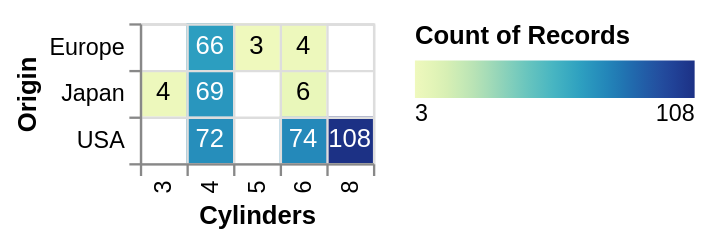

Specify this chart in Vega-Lite:
### Vega-Lite specification from a JSON file in a GitHub repository (floating-point values rounded to 4 significant figures; data arrays with more than 128 entries replaced by an {"elided": "..."} marker saying what was removed)
{"$schema": "https://vega.github.io/schema/vega-lite/v4.json", "data": {"values": {"elided": "406 records"}}, "transform": [{"aggregate": [{"op": "count", "as": "num_cars"}], "groupby": ["Origin", "Cylinders"]}], "encoding": {"y": {"field": "Origin", "type": "ordinal"}, "x": {"field": "Cylinders", "type": "ordinal"}}, "layer": [{"mark": "rect", "encoding": {"color": {"field": "num_cars", "type": "quantitative", "title": "Count of Records", "legend": {"direction": "horizontal", "gradientLength": 120}}}}, {"mark": "text", "encoding": {"text": {"field": "num_cars", "type": "quantitative"}, "color": {"condition": {"test": "datum['num_cars'] < 40", "value": "black"}, "value": "white"}}}], "config": {"axis": {"grid": true, "tickBand": "extent"}}}
